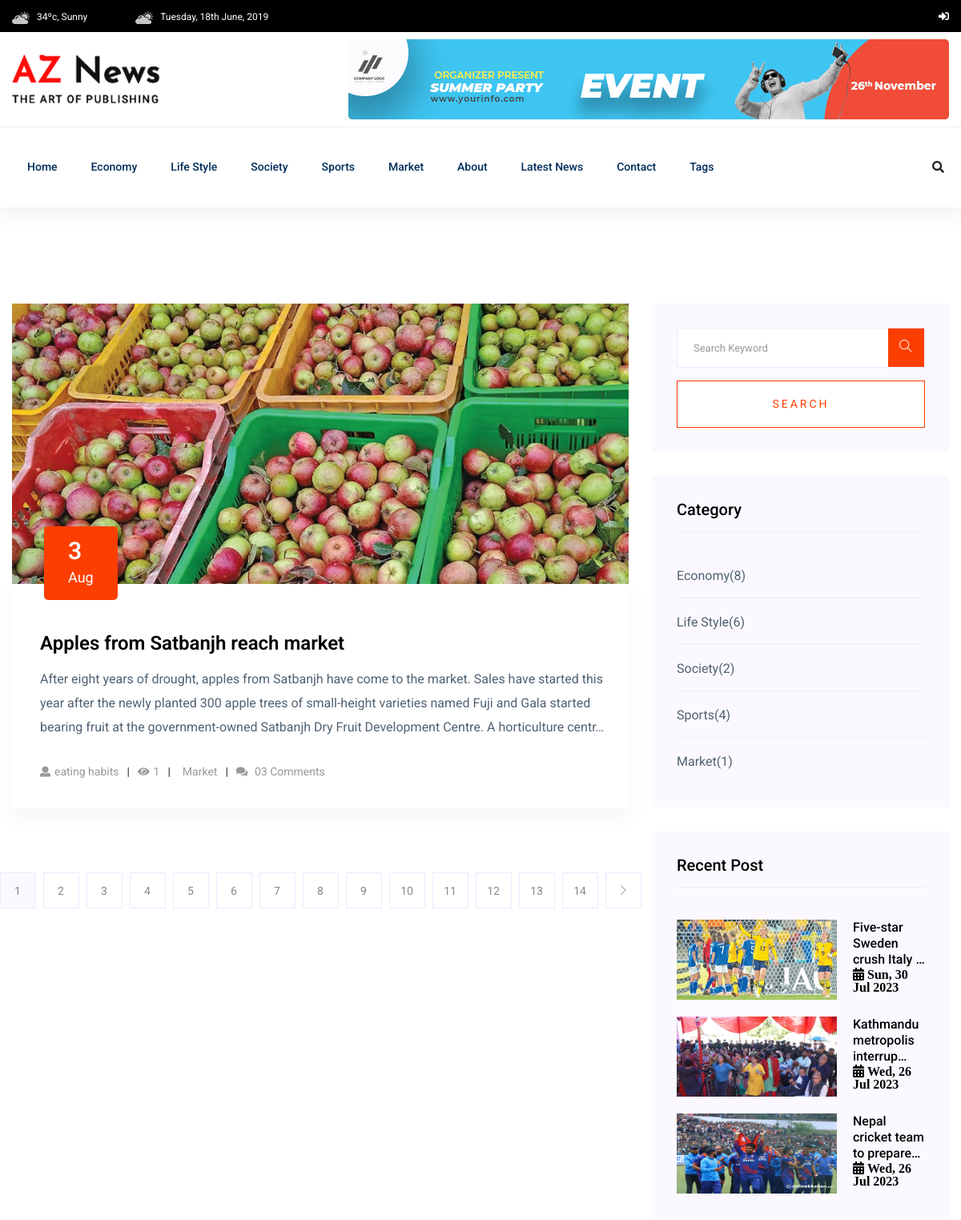
The page /post-list/ (upper part) on the database as committed earlier.
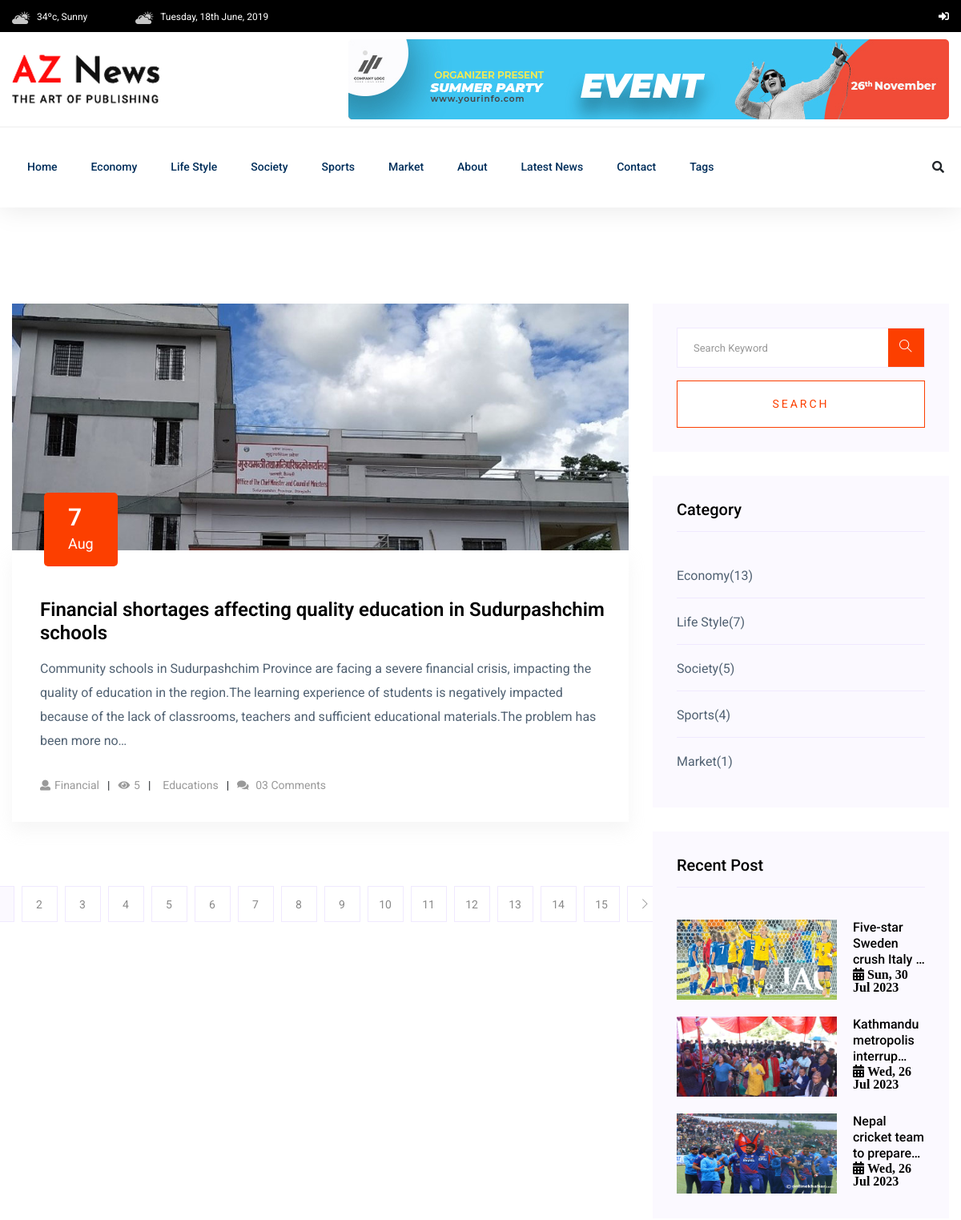
The same page on the database as committed later.
### news_app/models.py (models this page shows, shortened)
class Category(models.Model):
     name = models.CharField(max_length=100)

class Post(models.Model):
     STATUS_CHOICES = [
          ("active", "Active"),
          ("in_active", "Inactive"),
     ]
     title = models.CharField(max_length=255)
     content = models.TextField()
     feature_image = models.ImageField(upload_to="post_images/%Y/%m/%d", blank=False)
     author = models.ForeignKey("auth.User", on_delete=models.CASCADE)
     status = models.CharField(max_length=20, choices=STATUS_CHOICES, default="active")
     views_count = models.PositiveBigIntegerField(default=0)
     published_at = models.DateField(null=True, blank=True)
     category = models.ForeignKey(Category, on_delete=models.CASCADE)
     tag = models.ManyToManyField(Tag)

class Tag(models.Model):
     name = models.CharField(max_length=100)
     def __str__(self):
          return self.name

### news_app/views.py (the view)
# urls.py: path("", views.PostListView.as_view(), name='post-list'),
class PostListView(ListView):
    model = Post
    template_name = "aznews/list/list.html"
    context_object_name = "posts"
    paginate_by = 1
    def get_queryset(self):
        return Post.objects.filter(
            published_at__isnull=False, status="active"
        ).order_by("-published_at")

### news_app/navbar.py (called while the page is built)
def navigation(request):
     categories = Category.objects.all()[:5]
     tags = Tag.objects.all()[:10]
     trending_posts = Post.objects.filter(published_at__isnull = False, status = "active").order_by("-views_count")[:3]
     return{
          "categories":categories,
          "tags":tags,
          "trending_posts":trending_posts,
     }

### templates/aznews/list/list.html (shortened to what this page needs)
{% extends "aznews/base.html" %}
{% load static %}
{% block content %}
<section class="blog_area section-padding">
<div class="container">
     <div class="row">
          <div class="col-lg-8 mb-5 mb-lg-0">
               <div class="blog_left_sidebar">
                    {% include "aznews/list/left/post_list.html" %}
                    {% include "aznews/list/left/pagination.html" %}
               </div>
          </div>
          <div class="col-lg-4">
               <div class="blog_right_sidebar">
                    {% include "aznews/list/right/search_form.html" %}
                    {% include "aznews/list/right/category.html" %}
                    {% include "aznews/list/right/popular_posts.html" %}
               </div>
          </div>
     </div>
</div>
</section>
{% endblock content %}

### templates/aznews/base.html (shortened to what this page needs)
{% load static %}
<!doctype html>
<html class="no-js" lang="zxx">
<head>
    <link rel="stylesheet" href="{% static 'aznews/assets/css/bootstrap.min.css' %}">
    <link rel="stylesheet" href="{% static 'aznews/assets/css/owl.carousel.min.css' %}">
    <link rel="stylesheet" href="{% static 'aznews/assets/css/ticker-style.css' %}">
    <link rel="stylesheet" href="{% static 'aznews/assets/css/flaticon.css' %}">
    <link rel="stylesheet" href="{% static 'aznews/assets/css/slicknav.css' %}">
    <link rel="stylesheet" href="{% static 'aznews/assets/css/animate.min.css' %}">
    <link rel="stylesheet" href="{% static 'aznews/assets/css/magnific-popup.css' %}">
    <link rel="stylesheet" href="{% static 'aznews/assets/css/fontawesome-all.min.css' %}">
    <link rel="stylesheet" href="{% static 'aznews/assets/css/themify-icons.css' %}">
    <link rel="stylesheet" href="{% static 'aznews/assets/css/slick.css' %}">
    <link rel="stylesheet" href="{% static 'aznews/assets/css/nice-select.css' %}">
    <link rel="stylesheet" href="{% static 'aznews/assets/css/style.css' %}">
</head>
<body>
    {% include "aznews/header.html" %}
    {% block content %}
    {% endblock content %}
</body>
</html>

### templates/aznews/header.html (shortened to what this page needs)
{% load static %}
<header>
    <div class="header-area">
        <div class="main-header ">
            <div class="header-top black-bg d-none d-md-block">
                <div class="container">
                    <div class="col-xl-12">
                        <div class="row d-flex justify-content-between align-items-center">
                            <div class="header-info-left">
                                <ul>
                                    <li><img src="{% static 'aznews/assets/img/icon/header_icon1.png' %}" alt="">34ºc,
                                        Sunny </li>
                                    <li><img src="{% static 'aznews/assets/img/icon/header_icon1.png' %}"
                                            alt="">Tuesday, 18th June, 2019</li>
                                </ul>
                            </div>
                            <div class="header-info-right">
                                <ul class="header-social">
                                    {% if user.is_authenticated %}
                                    <li><a href="https://twitter.com/aznews_tv"><i class="fab fa-twitter"></i></a></li>
                                    <li><a href="https://www.instagram.com/aznews.ant/"><i class="fab fa-instagram"></i></a></li>
                                    <li> <a href="#"><i class="fab fa-pinterest-p"></i></a></li>
                                    <li><a href="{%url 'news_admin:post-create' %}"><i class="fas fa-plus"></i></a></li>
                                    <li><a href="{%url 'news_admin:draft-list' %}"><i class="fas fa-paste"></i></a></li>
                                    <li><a href="{%url 'logout' %}"><i class="fas fa-sign-out-alt"></i></a></li>
                                    {% else %}
                                    <li><a href="{%url 'login' %}"><i class="fas fa-sign-in-alt"></i></a></li>
                                    {% endif %}
                                </ul>
                            </div>
                        </div>
                    </div>
                </div>
            </div>
            <div class="header-mid d-none d-md-block">
                <div class="container">
                    <div class="row d-flex align-items-center">
                        <div class="col-xl-3 col-lg-3 col-md-3">
                            <div class="logo">
                                <a href="/"><img src="{% static 'aznews/assets/img/logo/logo.png' %}" alt=""></a>
                            </div>
                        </div>
                        <div class="col-xl-9 col-lg-9 col-md-9">
                            <div class="header-banner f-right ">
                                <img src="{% static 'aznews/assets/img/hero/header_card.jpg' %}" alt="">
                            </div>
                        </div>
                    </div>
                </div>
            </div>
            <div class="header-bottom header-sticky">
                <div class="container">
                    <div class="row align-items-center">
                        <div class="col-xl-10 col-lg-10 col-md-12 header-flex">
                            <div class="main-menu d-none d-md-block">
                                <nav>
                                    <ul id="navigation">
                                        <li><a href="/">Home</a></li>
                                        {% for category in categories %}
                                        <li><a
                                                href="{% url 'post-by-category' category.id %}">{{category.name|title}}</a>
                                        </li>
                                        {% endfor %}
                                        <li><a href="{% url 'about' %}">About</a></li>
                                        <li><a href="{% url 'post-list' %}">Latest News</a></li>
                                        <li><a href="{% url 'contact' %}">Contact</a></li>
                                        <li><a href="#">Tags</a>
                                        </li>
                                    </ul>
                                </nav>
                            </div>
                        </div>
                        <div class="col-xl-2 col-lg-2 col-md-4">
                            <div class="header-right-btn f-right d-none d-lg-block">
                                <i class="fas fa-search special-tag"></i>
                            </div>
                        </div>
                        <div class="col-12">
                        </div>
                    </div>
                </div>
            </div>
        </div>
    </div>
</header>

### templates/aznews/list/left/post_list.html (shortened to what this page needs)
{% load static %}
{% for post in posts %}
<article class="blog_item">
     <div class="blog_item_img">
          <img class="card-img rounded-0" src="{{ post.feature_image.url }}" alt="">
          <a href="#" class="blog_item_date">
               <h3>{{post.published_at | date:"j"}}</h3>
               <p>{{post.published_at | date:"M"}}</p>
          </a>
     </div>
     <div class="blog_details">
          <a class="d-inline-block" href="{% url 'post-detail' post.pk %}">
               <h2>{{post.title}}</h2>
          </a>
          <p>{{ post.content|striptags|safe|truncatechars:300}}</p>
          <ul class="blog-info-link">
               <li><a href="#"><i class="fa fa-user"></i>{{post.tag.all |join:", "}}</a></li>
               <li><a href="#"><i class="fa fa-eye"></i>{{post.views_count}}</a></li>
               <li><a href="#">{{post.category.name|title}}</a></li>
               <li><a href="#"><i class="fa fa-comments"></i> 03 Comments</a></li>
          </ul>
     </div>
</article>
{% endfor %}

### templates/aznews/list/left/pagination.html (shortened to what this page needs)
{% load static %}
{% if page_obj.has_other_pages %}
<nav class="blog-pagination justify-content-center d-flex">
     <ul class="pagination">
          {% for i in page_obj.paginator.page_range %}
          <li class="page-item {% if i == page_obj.number %}active{% endif %}">
               <a href="?page={{i}}" class="page-link pagination_number">{{i}}</a>
          </li>
          {% endfor %}
          {% if page_obj.has_next %}
          <li class="page-item">
               <a href="?page={{page_obj.next_page_number}}" class="page-link pagination_number" aria-label="Next">
                    <i class="ti-angle-right"></i>
               </a>
          </li>
          {% endif %}
     </ul>
</nav>
{% endif %}

### templates/aznews/list/right/search_form.html
{% load static %}
<aside class="single_sidebar_widget search_widget">
     <form action="{% url 'post-search' %}" method="get">
          <div class="form-group">
               <div class="input-group mb-3">
                    <input type="text" class="form-control" placeholder='Search Keyword'
                         onfocus="this.placeholder = ''"
                         name="query"
                         onblur="this.placeholder = 'Search Keyword'" value="{{query}}">
                    <div class="input-group-append">
                         <button class="btns" type="button"><i class="ti-search"></i></button>
                    </div>
               </div>
          </div>
          <button class="button rounded-0 primary-bg text-white w-100 btn_1 boxed-btn"
               type="submit">Search</button>
     </form>
     </aside>

### templates/aznews/list/right/category.html
{% load static %}
<aside class="single_sidebar_widget post_category_widget">
     <h4 class="widget_title">Category</h4>
     <ul class="list cat-list">
          {% for category in categories %}
          <li>
               <a href="#" class="d-flex">
                    <p>{{category.name|title}}</p>
                    <p>({{category.post_set.count}})</p>
               </a>
          </li>
          {% endfor %}
     </ul>
</aside>

### templates/aznews/list/right/popular_posts.html
{% load static %}
<aside class="single_sidebar_widget popular_post_widget">
     <h3 class="widget_title">Recent Post</h3>
     {% for trending_post in trending_posts %}
     <div class="media post_item">
          <a href="{% url 'post-detail' trending_post.pk %}"><img src="{{trending_post.feature_image.url}}" alt="{{trending_post.title}}" width="200px" height="100px"></a>
          <div class="media-body">
               <a href="{% url 'post-detail' trending_post.pk %}">
                    <h3>{{trending_post.title |truncatechars:30}}<br><i class="fa fa-calendar-alt">{{trending_post.published_at|date:" D, j M Y"}}</i></h3>
               </a>
          </div>
     </div>
     {% endfor %}
</aside>

### templates/aznews/list/right/tags.html (shortened to what this page needs)
{% load static %}

### templates/aznews/list/right/newsletter.html (shortened to what this page needs)
{% load static %}

### templates/aznews/footer.html (shortened to what this page needs)
{% load static %}

Rows that differ between the two databases and show on the page:
no longer on this page (row unchanged): Post: feature_image (picture), published_at "3", published_at "Aug", title "Apples from Satbanjh reach market", content "After eight years of drought, apples from Satbanjh have come to the market. Sales have started this year after the newly planted 300 apple trees of small-height varieties named Fuji and Gala started bearing fruit at the government-owned Satbanjh Dry Fruit Development Centre. A horticulture centr…", tag.all "eating habits", views_count "1", category.name "Market"
computed for Category "Economy": post_set.count "8" → "13"
computed for Category "Life Style": post_set.count "6" → "7"
computed for Category "Society": post_set.count "2" → "5"
added Post: feature_image (picture), published_at "7", published_at "Aug", title "Financial shortages affecting quality education in Sudurpashchim schools", content "Community schools in Sudurpashchim Province are facing a severe financial crisis, impacting the quality of education in the region.The learning experience of students is negatively impacted because of the lack of classrooms, teachers and sufficient educational materials.The problem has been more no…", tag.all "Financial", views_count "5", category.name "Educations"
Other text that changed with them:
new list line: "15"
list line gone: "1"
